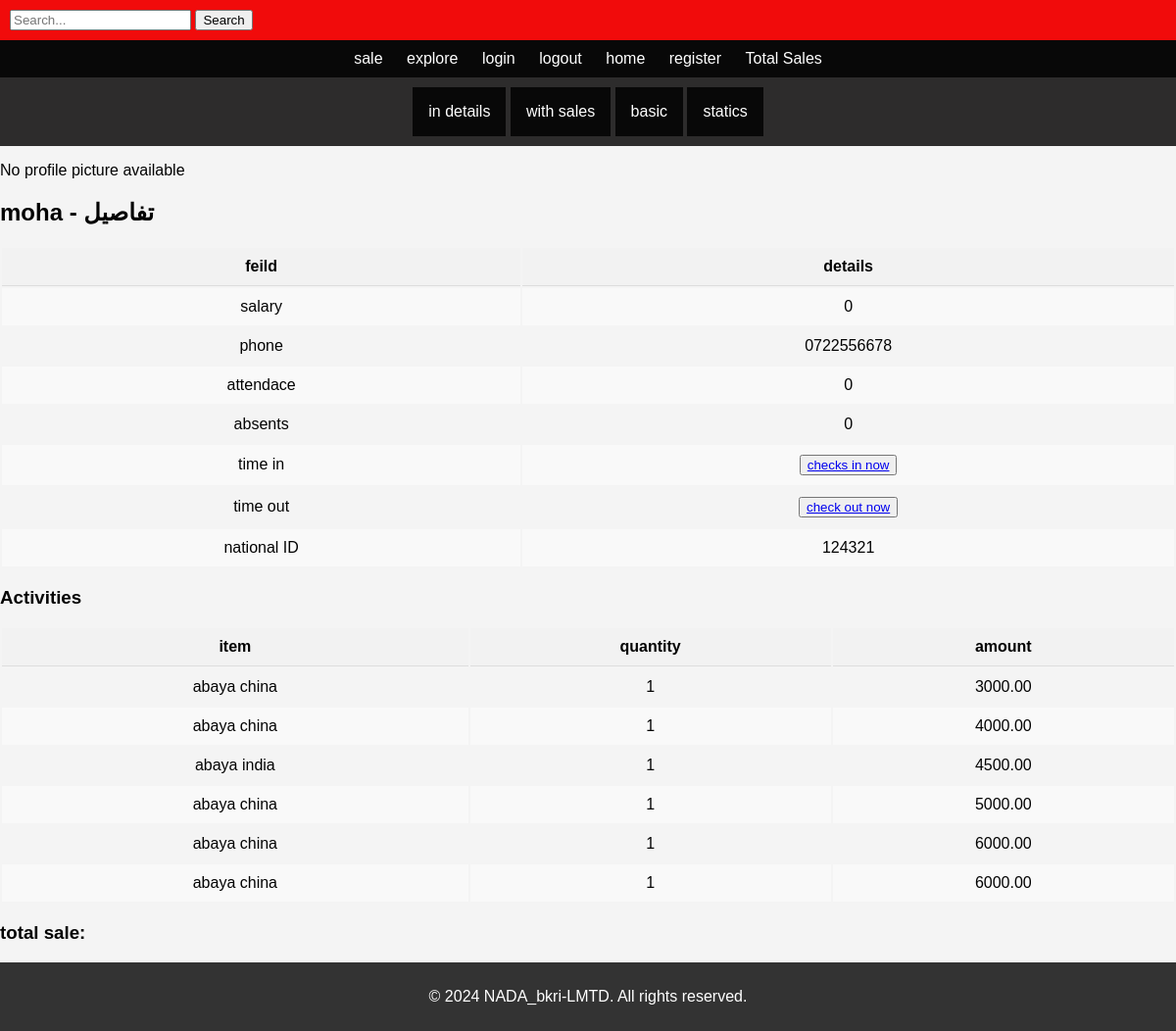
The page /staff_detail/1/ (signed in) on the database its author committed.
### prd/models.py (models this page shows, shortened)
class Staff(models.Model):
    SHOP = 'Shop'
    STORE = 'Store'
    LOCATION_CHOICES = [
        (SHOP, 'Shop'),
        (STORE, 'Store'),
    ]
    user = models.OneToOneField(User, on_delete=models.CASCADE,null=True)
    first_name = models.CharField(max_length=255)
    last_name = models.CharField(max_length=255)
    email = models.EmailField(unique=True)
    salary = models.PositiveIntegerField(default=0)
    position = models.CharField(
        max_length=5,
        choices=LOCATION_CHOICES,
        default=SHOP,
    )
    phone_num = models.CharField(max_length=10, null=True)
    national_id = models.CharField(max_length=10, null=True, blank=True)
    profile_picture = models.ImageField(upload_to='staff_profile_pics/', blank=True, null=True)

class Sale(models.Model):
    product = models.ForeignKey(Product, on_delete=models.CASCADE)
    staff = models.ForeignKey(Staff, on_delete=models.CASCADE)
    quantity_sold = models.PositiveIntegerField()
    partial_amount_paid = models.DecimalField(max_digits=10, decimal_places=2, default=0)
    sale_date = models.DateField(default=timezone.now)
    sold_amount = models.DecimalField(max_digits=10, decimal_places=2, null=True)
    customer_name = models.CharField(max_length=50, null=True,blank=True)
    is_loan = models.BooleanField(default=False)

class Product(models.Model):
    name = models.CharField(max_length=255, unique=True)
    category = models.ForeignKey(Category, on_delete=models.CASCADE)
    description = models.TextField(blank=True, null=True)
    price = models.DecimalField(max_digits=10, decimal_places=2)
    first_quantity = models.PositiveIntegerField(default=0)
    quantity_available = models.PositiveIntegerField(default=0)
    customer_name = models.CharField(max_length=255, blank=True)
    is_loan = models.BooleanField(default=False)

### prd/views.py (the view)
# urls.py: path('staff_detail/<int:staff_id>/', staff_detail, name='staff_detail'),
def staff_detail(request, staff_id):
    staff = Staff.objects.get(pk=staff_id)
    sales = Sale.objects.filter(staff=staff)
    today = timezone.now()
    first_day_of_month = today.replace(day=1, hour=0, minute=0, second=0, microsecond=0)
    last_day_of_month = (first_day_of_month.replace(month=first_day_of_month.month % 12 + 1) - timezone.timedelta(days=1)).replace(hour=23, minute=59, second=59, microsecond=999999)
    total_absent_days = Attendance.objects.filter(
        staff=staff,
        check_in_time__gte=first_day_of_month,
        check_out_time__lte=last_day_of_month
    ).exclude(check_in_time__isnull=False, check_out_time__isnull=False).values('check_in_time__date').distinct().count()
    total_attendance_days = Attendance.objects.filter(
        staff=staff,
        check_in_time__gte=first_day_of_month,
        check_out_time__lte=last_day_of_month,
        check_in_time__isnull=False,
        check_out_time__isnull=False
    ).values('check_in_time__date').distinct().count()
    return render(request, 'prd/staff_detail.html', {'total_attendance_days':total_attendance_days,'staff': staff, 'total_absent_days': total_absent_days, 'sales':sales})

### prd/templates/prd/staff_detail.html (shortened to what this page needs)
{% extends 'base.html' %}
{% block content %}
{% if staff.profile_picture %}
    <img src="{{ staff.profile_picture.url }}" alt="{{ staff.name }}'s Profile Picture" width="150", border-radius="60">
    {% else %}
        <p>No profile picture available</p>
    {% endif %}
    <h2>{{ staff.user }} - تفاصيل</h2>
    <div class="container">
        <div class="row">
            <div class="col-md-6">
                <div class="table-responsive">
                    <table class="table table-bordered staff-details">
                        <tbody>
                            <tr>
                                <th>feild</th>
                                <th>details</th>
                            </tr>
                            <tr>
                                <td>salary</td>
                                <td>{{ staff.salary }}</td>
                            </tr>
                            <tr>
                                <td>phone</td>
                                <td>{{ staff.phone_num }}</td>
                            </tr>
                            <tr>
                                <td>attendace</td>
                                <td>{{total_attendance_days}}</td>
                            </tr>
                            <tr>
                                <td>absents</td>
                                <td>{{ total_absent_days }}</td>
                            </tr>
                            {% if staff == request.user.staff %}
                            <tr>
                            <td>time in</td>
                            <td><button type="submit"><a href="{% url 'mark_check_in' staff_id=staff.id %}">checks in now</a></button></td>
                             </tr>
                             {% endif %}
                             {% if staff == request.user.staff %}
                           <tr>
                            <td>time out</td>
                           <td> <button type="submit"><a href="{% url 'mark_check_out' staff_id=staff.id %}">check out now</a></button></td>
                           {% endif %}
                        </tr>
                            <tr>
                                <td>national ID</td>
                                <td>{{ staff.national_id }}</td>
                            </tr>
                        </tbody>
                    </table>
                </div>
            </div>
            <div class="col-md-6">
                <h3>Activities</h3>
                <div class="table-responsive">
                    <table class="table table-bordered table-striped staff-activities">
                        <thead>
                            <tr>
                                <th>item</th>
                                <th>quantity</th>
                                <th>amount</th>
                            </tr>
                        </thead>
                        <tbody>
                            {% for sale in sales %}
                                <tr>
                                    <td>{{ sale.product.name }}</td>
                                    <td>{{ sale.quantity_sold }}</td>
                                    <td>{{ sale.sold_amount }}</td>
                                </tr>
                            {% endfor %}
                        </tbody>
                    </table>
                </div>
                <h3>total sale: {{ total_amount_sold }}</h3>
            </div>
        </div>
    </div>
    {% endblock %}

### prd/templates/base.html (style rules this page uses)
body { font-family: 'Franklin Gothic Medium', 'Arial Narrow', Arial, sans-serif; font-size: 16px; margin: 0; padding: 0; background-color: #f4f4f4; color: #030303; }

### prd/templates/prd/staff_detail.html (style rules this page uses)
.staff-details, .staff-activities { width: 100%; }
.staff-details th, .staff-activities th, .staff-details td, .staff-activities td { padding: 10px; text-align: center; }
.staff-details th, .staff-activities th { background-color: #f2f2f2; border-bottom: 1px solid #ddd; }
.staff-details tr:nth-child(even), .staff-activities tr:nth-child(even) { background-color: #f9f9f9; }

### rows shown on the page
Staff: user "moha", salary "0", phone_num "0722556678", national_id "124321"
Sale: product.name "abaya china", quantity_sold "1", sold_amount "3000.00"
Sale: product.name "abaya china", quantity_sold "1", sold_amount "4000.00"
Sale: product.name "abaya india", quantity_sold "1", sold_amount "4500.00"
Sale: product.name "abaya china", quantity_sold "1", sold_amount "5000.00"
Sale: product.name "abaya china", quantity_sold "1", sold_amount "6000.00"
Sale: product.name "abaya china", quantity_sold "1", sold_amount "6000.00"

### other values the page prints
{{ total_attendance_days }} "0"
{{ total_absent_days }} "0"
